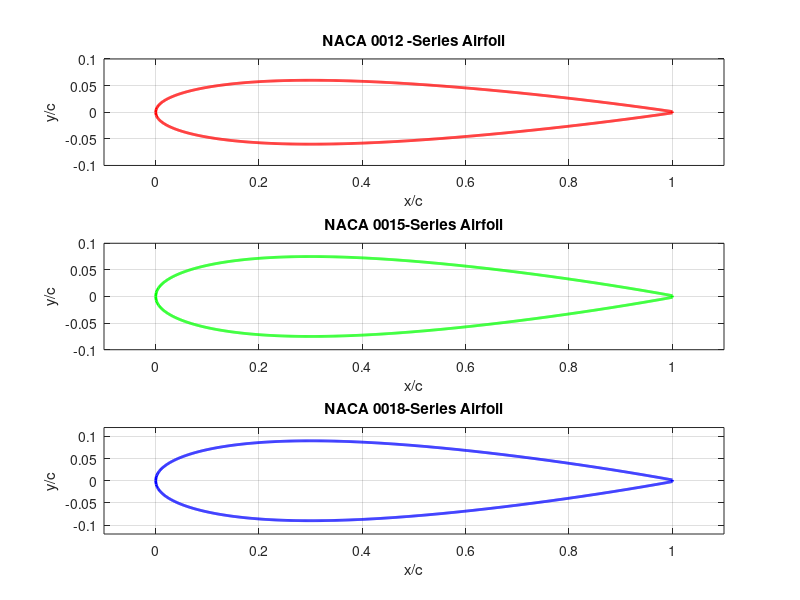

Source code (MATLAB):
% Description: Program designed to plot NACA Series 00xx airfoils for max
% thickness of 12, 15 and 18 of chord length.
% Author: Matheus Rocha Carlos
% Email: ROCHACAM@my.erau.edu
% Class: AE201 - Section 07DB
% Date: 04/089/2025
% Worked With: N/a

%Iniciation
clear;
clc;
close all;

% General Constants for all airfoils
c= 1; %define chord
x=0:0.001:1; %define number of points to 1000
Eq = [(0.2969*((x./c).^0.5))-(0.1260*(x./c))-(0.3516*((x./c).^2))+(0.2843*((x./c).^3))-(0.1015*((x./c).^4))]; % Upper and lower surfaces thickness envelopes equation
x_end_up = x(end);
x_end_low = x(end);
% NACA 0012 Airfoil Plot
t_12 = 0.12; %define t as 12
yup_12=(5*t_12)* Eq; % Equation multiplication by max thickness ratio
% Mirror airfoil about the x-axis for lower half of the airfoil
ylow_12=-yup_12;
% Close the trailing edge
y_end_up_12 = yup_12(end);
y_end_low_12 = ylow_12(end);
%plot the airfoil
figure(1)
subplot(3,1,1)
plot(x,yup_12,'r', 'LineWidth', 2)
hold on
plot(x,ylow_12,'r', 'LineWidth', 2)
plot([x_end_up,x_end_low],[y_end_up_12,y_end_low_12],'r','LineWidth', 2)
axis([-0.1 1.1 -0.1 0.1])
grid on
xlabel('x/c')
ylabel('y/c')
title(['NACA 00', num2str(round(t_12*100)), ' -Series Airfoil'])
hold on

% NACA 0015 Airfoil Plot
t_15=0.15; %define max thickness of the airfoil to 15
yup_15=(5*t_15)*Eq; % Equation multiplication by max thickness ratio
% Mirror airfoil about the x-axis for lower half of the airfoil
ylow_15=-yup_15;
% Close the trailing edge
y_end_up_15 = yup_15(end);
y_end_low_15 = ylow_15(end);
%plot the airfoil
figure(1)
subplot(3,1,2)
plot(x,yup_15,'g', 'LineWidth', 2)
hold on
plot(x,ylow_15,'g', 'LineWidth', 2)
plot([x_end_up,x_end_low],[y_end_up_15,y_end_low_15],'g','LineWidth', 2)
axis([-0.1 1.1 -0.1 0.1])
grid on
xlabel('x/c')
ylabel('y/c')
title(['NACA 00', num2str(round(t_15*100)), '-Series Airfoil'])
hold on

% NACA 0015 Airfoil Plot
t_18=0.18; %define max thickness of the airfoil to 15
yup_18=(5*t_18)*Eq; % Equation multiplication by max thickness ratio
% Mirror airfoil about the x-axis for lower half of the airfoil
ylow_18=-yup_18;
% Close the trailing edge
y_end_up_15 = yup_18(end);
y_end_low_15 = ylow_18(end);
%plot the airfoil
figure(1)
subplot(3,1,3)
plot(x,yup_18,'b', 'LineWidth', 2)
hold on
plot(x,ylow_18,'b', 'LineWidth', 2)
plot([x_end_up,x_end_low],[y_end_up_15,y_end_low_15],'b','LineWidth', 2)
grid on
xlabel('x/c')
ylabel('y/c')
axis([-0.1 1.1 -0.12 0.12])
title(['NACA 00', num2str(round(t_18*100)), '-Series Airfoil'])
